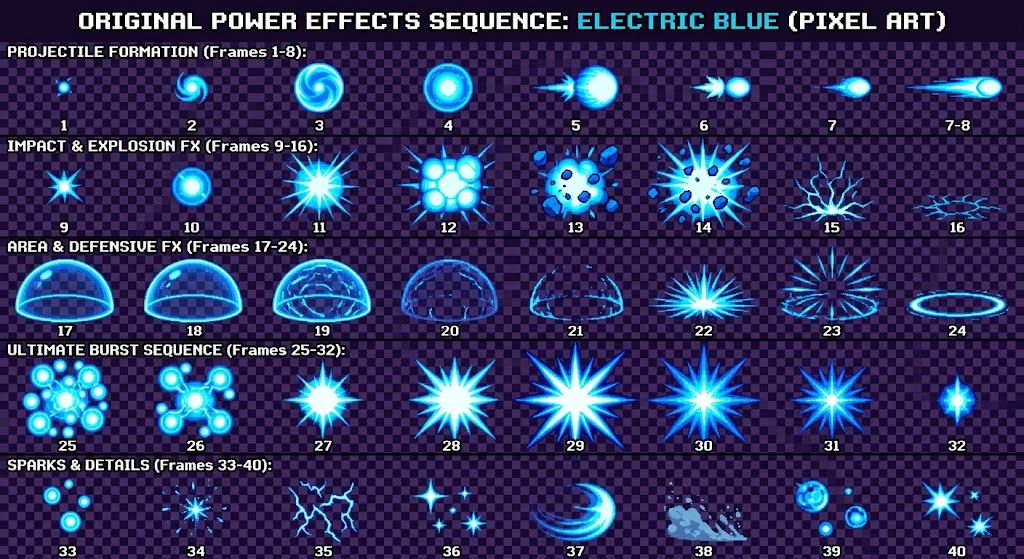
#> input picture assets/fx/source/efectos_azules.jpg, 1024 x 559 px
$ python -i build_ronin.py   (imports and definitions only)
#> lines starting #> are read from the running program, lines starting #| are printed output that depends on the picture
#!/usr/bin/env python3
"""RONIN: arma sus cuadros (assets/kratos/actor/9xxx.png) y data/kratos/ronin.txt
a partir de las hojas del usuario.

Uso:
    python3 -I tools/ronin/build_ronin.py <carpeta_hojas> [--audit <carpeta>] [--montage <carpeta>] [--dry]

<carpeta_hojas> debe tener:
    sheet_a.png  sheet_b.png  sheet_c.png      (poses: combos, patadas, salto, guardias)
    ki_carga_a.png  ki_carga_b.png             (carga de ki: manos arriba -> empuje)
    fx_ki.png                                  (esfera / rayo / explosion, fondo negro)
    fx_gold.png                                (efectos dorados: estelas, medialunas, polvo)
    manoespada_reposo.png  manoespada_swing.png (mano con espada; o --sword <carpeta>)

Pasos (todo con logica, nada a ojo salvo la eleccion de que cuadro va en que clip):
 1. Cada hoja se separa en figuras por componente conectado (alpha>128, 8-vecinos).
    Las figuras que se tocan se separan con una costura vertical de costo minimo
    (programacion dinamica tipo seam carving) que cruza la menor cantidad de pixeles
    opacos; los pixeles semitransparentes del borde van a la figura opaca mas cercana
    y los trocitos sueltos (<1500 px) a la figura mas cercana si estan a <=14 px.
 2. Escala: por fila de cada hoja, la guardia de referencia (alto total, pies ->
    punta del pelo) se lleva a GUARD_H px (= 15% menos que el RONIN anterior; sin
    las puntas del pelo mide ~110); el eje horizontal se multiplica ademas por
    SLIM (adelgazar levemente). Antes se limpia el borde (dehalo).
 3. Pies: y = fila opaca mas baja. Con los dos pies en el suelo, x = talon del pie
    de atras + K (K medido en la guardia de la misma fila), asi el pie de apoyo no
    salta entre cuadros de un mismo golpe. Con un pie (patadas) o en el aire, el
    ancla sale del centro del abdomen (franja azul sobre el cinturon) + T.
 4. Cajas: cuerpo = torso+piernas (sin pelo, sin cinta); ataque = la parte del
    sprite que sobresale delante del torso (puno/pie extendido) en los cuadros de
    impacto, o la extension visible del rayo/explosion de ki.
"""
import argparse
import json
import os
import sys

import numpy as np
from PIL import Image, ImageDraw
from scipy import ndimage as ndi

GUARD_H = 100          # alto total de la guardia en px de cuadro (x1.25 en pantalla); ~ alto del Punk
SLIM = 0.90            # factor horizontal (mas delgado)
FIRST_ID = 9100        # ids de imagen de RONIN: 9100..
SHEETS = ["sheet_a", "sheet_b", "sheet_c", "ki_carga_a", "ki_carga_b"]
# figuras esperadas por fila (para separar las que se tocan)
EXPECTED = {"sheet_a": [6, 6, 6, 6, 5, 5],"sheet_b": [5, 5, 5, 5], "sheet_c": [6, 6, 6, 6, 6],
            "ki_carga_a": [9, 7, 7], "ki_carga_b": [9, 7, 6, 7]}


# ---------------------------------------------------------------- extraccion
# [20 lines left out: function seam_split, not called in this run]


def extract_figures(path, expected=None):
    im = np.array(Image.open(path).convert("RGBA"))
    alpha = im[..., 3]
#> alpha: shape (559, 1024); every value is 255
    core = alpha > 128
#> core: shape (559, 1024) bool; every value is 1
    lab, n = ndi.label(core, structure=np.ones((3, 3)))
#> lab: shape (559, 1024) int32; every value is 1
#> n = 1
    areas = ndi.sum(core, lab, index=np.arange(1, n + 1))
#> areas = [572416]
    big = [i + 1 for i in range(n) if areas[i] >= 1500]
#> big = [1]
    # filas: agrupar por centro vertical
    objs = ndi.find_objects(lab)
#> objs = 1 item
    figs = []
    for i in big:
        s = objs[i - 1]
        figs.append({"lab": i, "y0": s[0].start, "y1": s[0].stop, "x0": s[1].start, "x1": s[1].stop})
#> this loop made 1 pass
#> after the loop, figs = 1 item
    # filas (por el borde inferior) y, por fila, cuantas figuras faltan: los
    # componentes mas anchos se reparten esas figuras extra (se tocan entre si).
    hs = sorted(f["y1"] - f["y0"] for f in figs)
#> hs = [559]
    med_h = hs[len(hs) // 2]
#> med_h = 559
    figs.sort(key=lambda f: f["y1"])
    rows, cur = [], []
    for f in figs:
        if cur and f["y1"] - cur[-1]["y1"] > 0.4 * med_h:
            rows.append(cur)
            cur = []
        cur.append(f)
#> this loop made 1 pass
#> f on pass 1: {'lab': 1, 'y0': 0, 'y1': 559, 'x0': 0, 'x1': 1024}
#> after the loop, cur = 1 item; rows = []
    if cur:
        rows.append(cur)
    for ri, row in enumerate(rows):
        for f in row:
            f["k"] = 1
        if expected and ri < len(expected):
            for _ in range(max(0, expected[ri] - len(row))):
                worst = max(row, key=lambda f: (f["x1"] - f["x0"]) / f["k"])
                worst["k"] += 1
#> this loop made 1 pass
#> ri on pass 1: 0
#> after the loop, f = {'lab': 1, 'y0': 0, 'y1': 559, 'x0': 0, 'x1': 1024, 'k': 1}
    next_lab = n + 1
#> next_lab = 2
    out = []
    for f in figs:
        w = f["x1"] - f["x0"]
        k = f["k"]
        if k >= 2:
            sub = lab[f["y0"]:f["y1"], f["x0"]:f["x1"]] == f["lab"]
            cuts = []
            for j in range(1, k):
                ex = int(j * w / k)
                lo, hi = max(1, ex - int(0.3 * w / k)), min(w - 1, ex + int(0.3 * w / k))
                cuts.append(seam_split(sub, lo, hi))
            xx = np.arange(w)[None, :]
            part = np.zeros(sub.shape, dtype=np.int64)
            for c in cuts:
                part += xx >= c[:, None]
            for j in range(k):
                m = sub & (part == j)
                if m.sum() < 1500:
                    continue
                region = lab[f["y0"]:f["y1"], f["x0"]:f["x1"]]
                region[m] = next_lab
                ys, xs = np.nonzero(m)
                out.append({"lab": next_lab, "y0": f["y0"] + ys.min(), "y1": f["y0"] + ys.max() + 1,
                            "x0": f["x0"] + xs.min(), "x1": f["x0"] + xs.max() + 1})
                next_lab += 1
        else:
            out.append(f)
#> this loop made 1 pass
#> (f, w, k) on pass 1: ({'lab': 1, 'y0': 0, 'y1': 559, 'x0': 0, 'x1': 1024, 'k': 1}, 1024, 1)
#> after the loop, next_lab = 2; out = 1 item
    figs = out
    # trocitos sueltos -> figura mas cercana (<=14 px); semitransparentes -> idem (<=3 px)
    fig_labels = np.zeros_like(lab)
    for idx, f in enumerate(figs):
        fig_labels[lab == f["lab"]] = idx + 1
#> this loop made 1 pass
#> f on pass 1: {'lab': 1, 'y0': 0, 'y1': 559, 'x0': 0, 'x1': 1024, 'k': 1}
    small = (lab > 0) & (fig_labels == 0)
#> small: shape (559, 1024) bool; every value is 0
    dist, (iy, ix) = ndi.distance_transform_edt(fig_labels == 0, return_indices=True)
#> dist: shape (559, 1024) float64; every value is 0
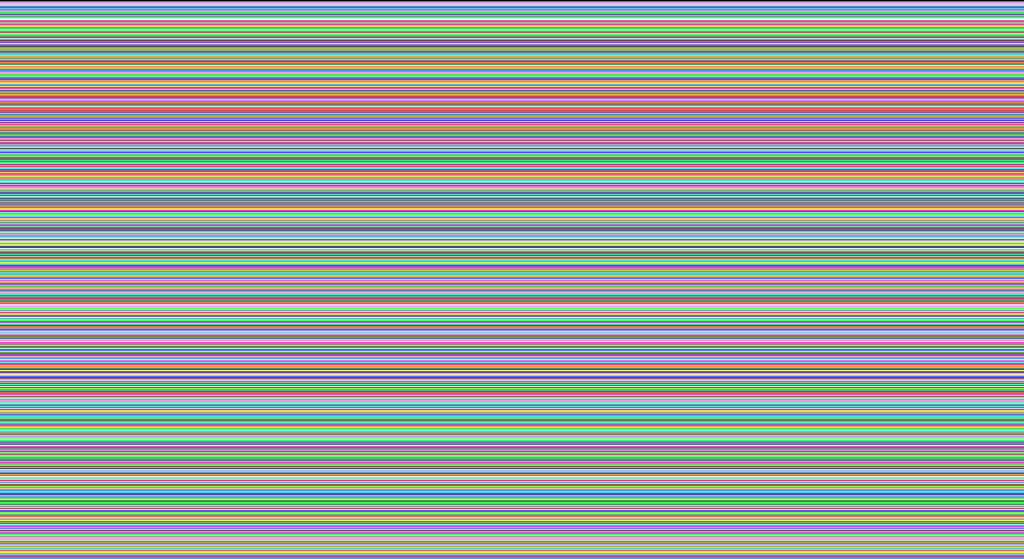
#> iy: shape (559, 1024) int32; 559 distinct labels, from 0 to 558; one colour per label, 0 black
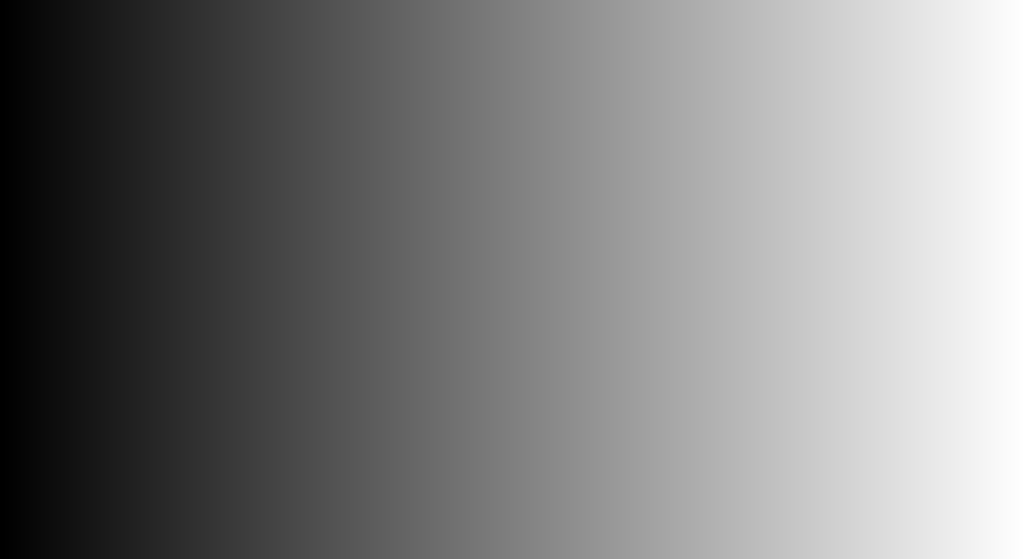
#> ix: shape (559, 1024) int32; min 0, max 1023, mean 511.5; drawn with min black and max white
    near = fig_labels[iy, ix]
    attach_small = small & (dist <= 14)
    fig_labels[attach_small] = near[attach_small]
    soft = (alpha > 0) & (fig_labels == 0)
    dist, (iy, ix) = ndi.distance_transform_edt(fig_labels == 0, return_indices=True)
    near = fig_labels[iy, ix]
    attach_soft = soft & (dist <= 3)
    fig_labels[attach_soft] = near[attach_soft]
    # recorte final de cada figura (solo sus pixeles)
    result = []
    for idx, f in enumerate(figs):
        m = fig_labels == idx + 1
        ys, xs = np.nonzero(m)
        y0, y1, x0, x1 = ys.min(), ys.max() + 1, xs.min(), xs.max() + 1
        crop = im[y0:y1, x0:x1].copy()
        crop[~m[y0:y1, x0:x1]] = 0
        result.append({"img": crop, "x0": int(x0), "y0": int(y0), "cx": (x0 + x1) / 2, "cy": (y0 + y1) / 2,
                       "h": int(y1 - y0)})
#> this loop made 1 pass
#> (f, y0, y1, x0, x1) on pass 1: ({'lab': 1, 'y0': 0, 'y1': 559, 'x0': 0, 'x1': 1024, 'k': 1}, 0, 559, 0, 1024)
#> after the loop, result = 1 item
    # filas por centro vertical (corte cuando el salto supera 40% del alto mediano)
    hs = sorted(r["h"] for r in result)
    med_h = hs[len(hs) // 2]
    result.sort(key=lambda r: r["y0"] + r["h"])
    rows, cur = [], []
    for r in result:
        bottom = r["y0"] + r["h"]
        if cur and bottom - (cur[-1]["y0"] + cur[-1]["h"]) > 0.4 * med_h:
            rows.append(cur)
            cur = []
        cur.append(r)
#> this loop made 1 pass
    if cur:
        rows.append(cur)
    named = {}
    for ri, row in enumerate(rows):
        row.sort(key=lambda r: r["cx"])
        if expected and ri < len(expected) and len(row) != expected[ri]:
            print("  aviso: %s fila %d tiene %d figuras (esperaba %d)" % (os.path.basename(path), ri, len(row), expected[ri]))
        for ci, r in enumerate(row):
            named["r%dc%d" % (ri, ci)] = r
#> after the loop, named = 1 item
    return named


# [87 lines left out: functions montage, resize_rgba, masks, crop_alpha, comp_centroids, dehalo and 1 more, not called in this run]


# ---------------------------------------------------------------- figuras normalizadas
class Body:
    """Una figura de las hojas ya escalada, con sus medidas (en px de juego)."""

    # [106 lines left out: functions __init__, hands, guard_height, fx_from_black, split_columns, load_fx_ki, not called in this run]


# Regiones de la hoja de efectos dorados (1536x1024), por fila de la hoja.
GOLD_REGIONS = {
    "fist": [(15, 80, 150, 165), (170, 80, 340, 165), (350, 40, 590, 170), (610, 10, 900, 195),
             (20, 265, 210, 350), (220, 245, 400, 350), (405, 240, 670, 365), (680, 205, 955, 400)],
    "moon": [(950, 60, 1010, 120), (1010, 30, 1090, 170), (1080, 20, 1200, 200), (1195, 20, 1340, 210),
             (1340, 0, 1530, 225), (985, 285, 1140, 400), (1030, 225, 1330, 460), (1250, 225, 1530, 460)],
    "streak": [(1110, 470, 1330, 530)],
    "spin": [(1310, 480, 1530, 645)],
    "ghost": [(20, 400, 240, 520), (240, 400, 400, 520), (400, 400, 560, 520), (550, 430, 680, 520),
              (650, 430, 790, 520), (770, 430, 900, 520)],
    "dust": [(15, 560, 150, 650), (155, 560, 330, 655), (340, 565, 500, 655), (505, 555, 740, 655),
             (745, 555, 900, 655), (855, 590, 960, 660), (955, 590, 1065, 660), (1070, 590, 1260, 660)],
    "star": [(15, 730, 85, 810), (95, 735, 180, 815), (195, 710, 300, 830), (310, 690, 450, 840),
             (460, 690, 620, 840), (630, 670, 890, 860)],
    "flare": [(905, 680, 1005, 840), (1010, 680, 1110, 840), (1120, 680, 1250, 845), (1240, 680, 1370, 845),
              (1365, 665, 1515, 855)],
    "ring": [(25, 925, 150, 955), (165, 905, 385, 965), (395, 880, 780, 980), (790, 875, 1170, 990),
             (1170, 875, 1525, 990)],
}


# [20 lines left out: function load_fx_gold, not called in this run]


# ---------------------------------------------------------------- cuadros y clips
# Guardia de referencia por FILA de cada hoja (las hojas no tienen la misma escala
# entre filas: p.ej. la fila 3 de sheet_b esta dibujada ~12% mas chica que la 0).
# Su alto total se lleva a GUARD_H; K = talon de atras -> centro entre los pies.
# Filas sin guardia usan la de otra fila: (hoja, fila) -> figura de referencia.
REF = {("a", 0): "r0c0", ("a", 1): "r1c0", ("a", 2): "r2c0", ("a", 3): "r3c0", ("a", 4): "r4c0", ("a", 5): "r4c0",
       ("a", 6): "r4c0", ("a", 7): "r4c0",
       ("b", 0): "r0c0", ("b", 1): "r1c0", ("b", 2): "r2c0", ("b", 3): "r3c0",
       # sheet_c fila 4: misma cabeza que la fila 0 pero cuerpo mas bajo -> escala de la fila 0
       ("c", 0): "r0c0", ("c", 1): "r1c0", ("c", 2): "r2c0", ("c", 3): "r3c0", ("c", 4): "r0c0",
       ("ka", 0): "r0c0", ("ka", 1): "r0c0", ("ka", 2): "r2c6",
       # ki_carga_b: la guardia de la fila 0 esta erguida (otra postura); todas usan la final
       ("kb", 0): "r3c6", ("kb", 1): "r3c6", ("kb", 2): "r3c6", ("kb", 3): "r3c6"}


def row_of(key):
    return int(key[1:key.index("c")])


def F(src, t, hit=False, anchor="heel", lift=0, dx=0, fx=(), body=True, note=""):
    sheet, key = src.split(":")
    return {"sheet": sheet, "key": key, "t": t, "hit": hit, "anchor": anchor, "lift": lift,
            "dx": dx, "fx": list(fx), "body": body}


def ki_wave(sh, charge, push, hold, back, t=0.05):
    """Onda de ki: esfera creciendo sobre las manos (16 etapas repartidas en los
    cuadros de carga), empuje de palmas con el rayo (6 etapas) y explosion (6
    etapas) en la punta del rayo; despues vuelve a guardia."""
    frames = []
    n = len(charge)
    for i, (k, where) in enumerate(charge):
        st = int(round(i * 15 / max(1, n - 1)))
        frames.append(F("%s:%s" % (sh, k), t, fx=[("sphere", st, where)]))
    for i, k in enumerate(push):
        frames.append(F("%s:%s" % (sh, k), t, hit=True, fx=[("beam", i, "palm")]))
    for i in range(6):
        frames.append(F("%s:%s" % (sh, hold), t, hit=True, fx=[("expl", i, "tip")]))
    for k in back:
        frames.append(F("%s:%s" % (sh, k), 0.07))
    return frames


# carga en orden: (cuadro, donde va la esfera: "chest" = entre las palmas, "top" = sobre las manos)
KI_A = [F("ka:r0c0", 0.04)] + ki_wave(
    "ka", charge=[("r0c1", "chest"), ("r0c2", "chest"), ("r0c3", "chest"), ("r0c5", "top"), ("r0c6", "top"),
                  ("r0c7", "top"), ("r1c0", "top"), ("r1c1", "top"), ("r1c2", "top"), ("r1c3", "top")],
    push=["r1c4", "r1c5", "r1c6", "r2c0", "r2c1", "r2c2"], hold="r2c2",
    back=["r2c3", "r2c4", "r2c5", "r2c6"])
KI_B = [F("kb:r0c0", 0.05)] + ki_wave(
    "kb", charge=[("r0c1", "chest"), ("r0c2", "chest"), ("r0c3", "chest"), ("r0c4", "chest"), ("r0c5", "chest"),
                  ("r0c6", "chest"), ("r0c7", "top"), ("r0c8", "top"), ("r1c0", "chest"), ("r1c1", "chest"),
                  ("r1c2", "chest"), ("r1c3", "chest")],
    push=["r1c4", "r1c5", "r1c6", "r2c0", "r2c1", "r2c2"], hold="r2c3",
    back=["r2c4", "r2c5", "r3c0", "r3c1", "r3c2", "r3c3", "r3c4", "r3c5", "r3c6"], t=0.055)
# el super arranca con el anillo de energia en el suelo
# [2 lines not run here, left out]

GUARD = "b:r0c0"
CLIPS = [
    # guardia respirando: 4 guardias casi iguales de sheet_b (hombros/pies apenas distintos)
    ("idle", 1, [F("b:r0c0", 0.16), F("b:r0c2", 0.16), F("b:r1c3", 0.16),
                 F("b:r1c4", 0.16), F("b:r1c3", 0.16), F("b:r0c2", 0.16)]),
    # caminar en guardia (estilo KOF): ciclo de 6 guardias de sheet_b, pies alineados
    ("walk", 1, [F("b:r0c4", 0.1), F("b:r1c0", 0.1), F("b:r1c1", 0.1),
                 F("b:r2c0", 0.1), F("b:r2c1", 0.1), F("b:r2c4", 0.1)]),
    ("run", 1, [F("b:r0c4", 0.07), F("b:r1c0", 0.07), F("b:r1c1", 0.07),
                F("b:r2c0", 0.07), F("b:r2c1", 0.07), F("b:r2c4", 0.07)]),
    # impulso: se agacha y sale hacia adelante (sheet_c fila 4) con polvo y estela
    ("dash", 0, [F("c:r4c4", 0.05, fx=[("dust_a", 0, "behind")]),
                 F("c:r4c3", 0.07, fx=[("streak", 0, "behind"), ("ghost", 0, "behind")]),
                 F("c:r4c3", 0.07, fx=[("dust", 2, "behind")])]),
    ("punch1", 0, [F("a:r0c1", 0.05), F("a:r0c2", 0.04), F("a:r0c3", 0.06, hit=True),
                   F("a:r0c4", 0.08, hit=True), F("a:r0c5", 0.07)]),
    ("punch2", 0, [F("a:r1c1", 0.05), F("a:r1c2", 0.07, hit=True), F("a:r1c3", 0.05),
                   F("a:r1c4", 0.07, hit=True), F("a:r1c5", 0.07)]),
    ("punch3", 0, [F("b:r2c1", 0.06), F("b:r2c2", 0.12, hit=True, fx=[("star", 2, "hit")]), F("b:r2c3", 0.1)]),
    ("kick", 0, [F("a:r2c1", 0.06), F("a:r2c2", 0.06), F("a:r2c3", 0.12, hit=True),
                 F("a:r2c4", 0.08), F("a:r2c5", 0.06)]),
    ("dash_attack", 0, [F("a:r3c1", 0.06), F("a:r3c2", 0.06, hit=True), F("a:r3c3", 0.12, hit=True),
                        F("a:r3c4", 0.08), F("a:r3c5", 0.06)]),
    # patada voladora: se agacha, rodillazo en el aire, patada, cae
    ("finisher", 0, [F("a:r5c0", 0.07), F("a:r5c1", 0.08, hit=True, anchor="torso", lift=14),
                     F("a:r5c2", 0.08, hit=True, anchor="torso", lift=22),
                     F("a:r5c3", 0.12, hit=True, anchor="torso", lift=16, fx=[("star", 3, "hit")]),
                     F("a:r5c4", 0.1, fx=[("dust_a", 1, "feet")])]),
    ("jump", 0, [F("a:r4c0", 0.03), F("a:r4c1", 0.08), F("a:r4c2", 0.16, anchor="torso", lift=24),
                 F("a:r4c3", 0.1, fx=[("dust_a", 1, "feet")]), F("a:r4c4", 0.08)]),
    ("air", 0, [F("a:r4c2", 0.12, anchor="torso", lift=10)]),
    # PENDIENTE DE ARTE: no hay pose de caer por los aires; se usa el encogido del salto
    ("airborne", 0, [F("a:r4c1", 0.12, anchor="torso", lift=10)]),
    # bloqueo: antebrazos cruzados delante de la cara (ki_carga_a)
    ("block", 1, [F("ka:r0c4", 0.2)]),
    # PENDIENTE DE ARTE (golpe recibido): se tapa la cara / se dobla de la carga de ki
    ("hit", 0, [F("kb:r0c6", 0.14)]),
    ("hit_high", 0, [F("kb:r0c6", 0.14)]),
    ("hit_low", 0, [F("kb:r0c3", 0.14)]),
    ("recovery", 0, [F(GUARD, 0.1)]),
    # PENDIENTE DE ARTE (derribo/derrota en el suelo): rodilla en tierra de sheet_a
    ("knockdown", 0, [F("a:r5c0", 0.2, fx=[("dust", 0, "feet")])]),
    ("getup", 0, [F("a:r5c0", 0.12), F("a:r4c3", 0.1), F("a:r4c4", 0.1)]),
    ("defeat", 0, [F("a:r5c0", 0.4)]),
    # PENDIENTE DE ARTE (victoria): manos abiertas de la carga de ki con el aura
    ("victory", 1, [F("ka:r0c8", 0.2, fx=[("ring", 2, "ground")]), F("ka:r0c8", 0.2, fx=[("ring", 3, "ground")]),
                    F("ka:r0c8", 0.2, fx=[("ring", 4, "ground")])]),
    ("special", 0, KI_A), ("energy", 0, KI_A), ("ab0", 0, KI_A),
    ("super", 0, KI_B), ("rage_attack", 0, KI_B),
    # ESPADA RAPIDA: el directo de sheet_b con la mano-espada encima del puno
    ("ab1", 0, [F("b:r1c1", 0.06), F("b:r1c2", 0.05, fx=[("sword", 0, "fist")]),
                F("b:r1c2", 0.12, hit=True, fx=[("sword", 1, "fist")]),
                F("b:r1c2", 0.08, hit=True, fx=[("sword", 1, "fist"), ("moon", 3, "hit")]),
                F("b:r1c3", 0.08)]),
    # TORMENTA: combo de patadas de sheet_c con medialunas doradas en cada impacto
    ("ab2", 0, [F("c:r0c1", 0.05), F("c:r0c2", 0.07, hit=True, fx=[("moon", 1, "hit")]),
                F("c:r0c3", 0.07, hit=True, fx=[("moon", 2, "hit")]), F("c:r0c4", 0.05),
                F("c:r2c1", 0.05), F("c:r2c2", 0.07, hit=True, fx=[("moon", 1, "hit")]),
                F("c:r2c3", 0.08, hit=True, fx=[("moon", 3, "hit")]), F("c:r2c4", 0.07, hit=True),
                F("c:r1c2", 0.05), F("c:r1c3", 0.07, hit=True, fx=[("moon", 2, "hit")]),
                F("c:r1c4", 0.07, hit=True), F("c:r1c1", 0.09, hit=True, fx=[("moon", 4, "hit")]),
                F("c:r3c1", 0.08, hit=True), F("c:r4c1", 0.1, hit=True), F("c:r1c5", 0.07)]),
    # RAFAGA: combo rapido de punos de sheet_b con el puno en llamas doradas
    ("ab3", 0, [F("b:r3c0", 0.04), F("b:r3c1", 0.06, hit=True, fx=[("fist", 0, "fist")]),
                F("b:r3c2", 0.06, hit=True, fx=[("fist", 1, "fist")]), F("b:r3c3", 0.04),
                F("b:r0c3", 0.06, hit=True, fx=[("fist", 2, "fist")]), F("b:r0c1", 0.04),
                F("b:r1c2", 0.07, hit=True, fx=[("fist", 5, "fist")]), F("b:r2c3", 0.04),
                F("c:r4c2", 0.06, hit=True, fx=[("fist", 4, "fist")]),
                F("b:r2c2", 0.1, hit=True, fx=[("fist", 7, "fist")]), F("b:r3c4", 0.08)]),
    # RODILLAZO: salto con rodilla (sheet_c fila 3) y patada voladora, cae agachado
    ("ab4", 0, [F("c:r4c4", 0.06), F("c:r3c2", 0.07, anchor="torso", lift=10),
                F("c:r3c4", 0.1, hit=True, anchor="torso", lift=26, fx=[("star", 4, "hit")]),
                F("c:r3c3", 0.11, hit=True, anchor="torso", lift=18, fx=[("star", 5, "hit")]),
                F("c:r4c4", 0.08, fx=[("dust_a", 0, "feet")]), F("c:r4c5", 0.06)]),
]
ABILITIES = [("ab0", "ONDA DE KI"), ("ab1", "ESPADA RAPIDA"), ("ab2", "TORMENTA"), ("ab3", "RAFAGA"),
             ("ab4", "RODILLAZO")]

# escala de cada efecto (px de juego por px de la hoja) y su ancho objetivo
FX_W = {"sphere": 46, "beam": 150, "expl": 96, "ring": 120, "flare": 46, "moon": 44, "fist": 64,
        "star": 34, "streak": 60, "ghost": 70, "dust": 50, "dust_a": 52}


class Builder:
    # [301 lines left out: functions __init__, body, anchor, fx_img, extremity, compose and 2 more, not called in this run]


# [2 lines not run here, left out]

>>> result = extract_figures('../../assets/fx/source/efectos_azules.jpg')
#> result = 1 item
